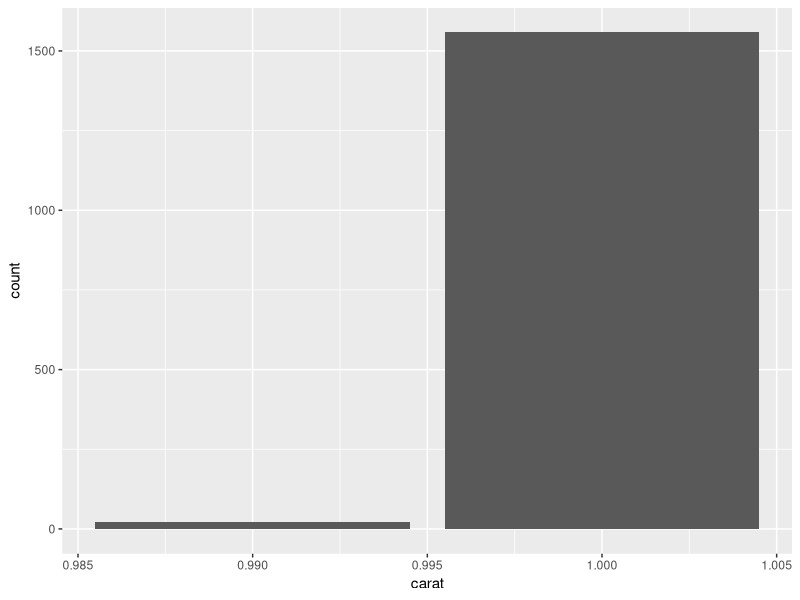
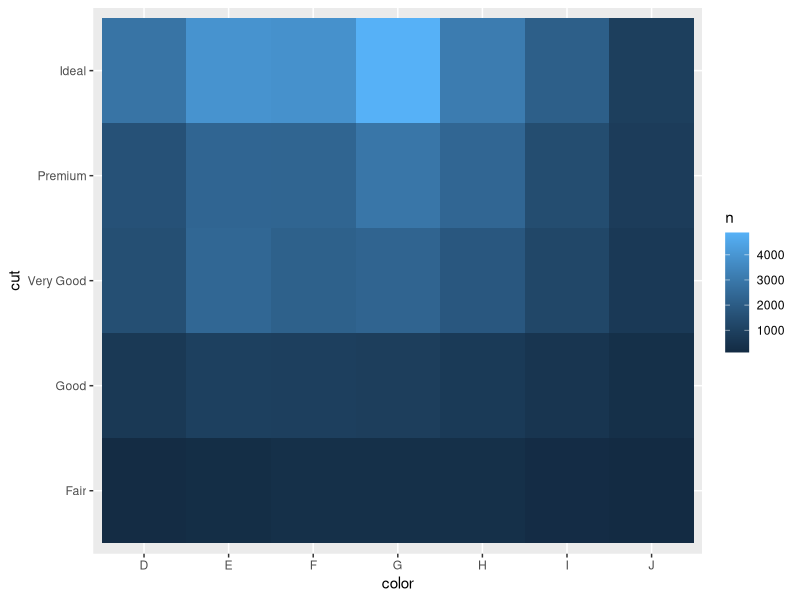
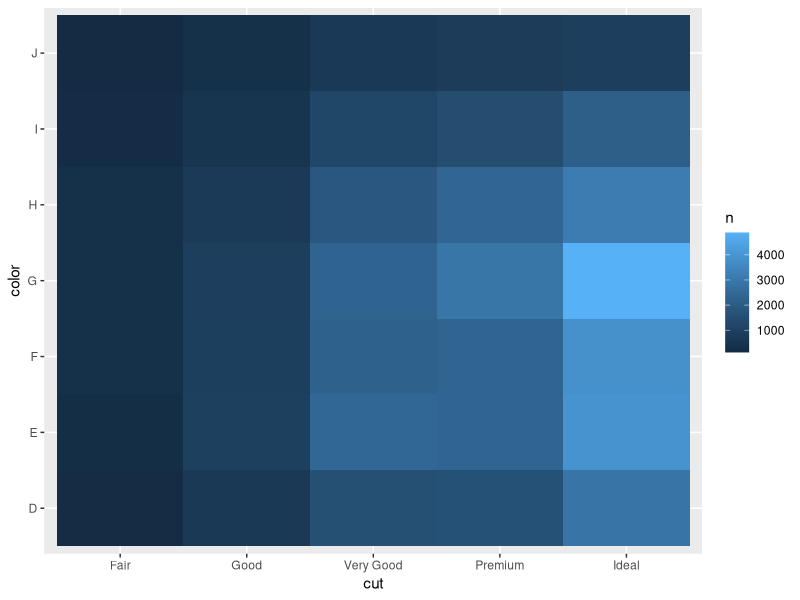
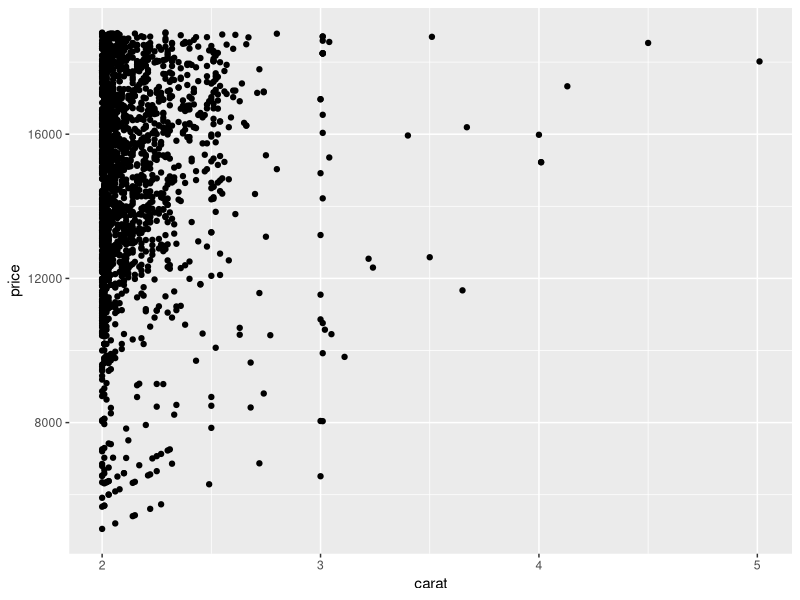
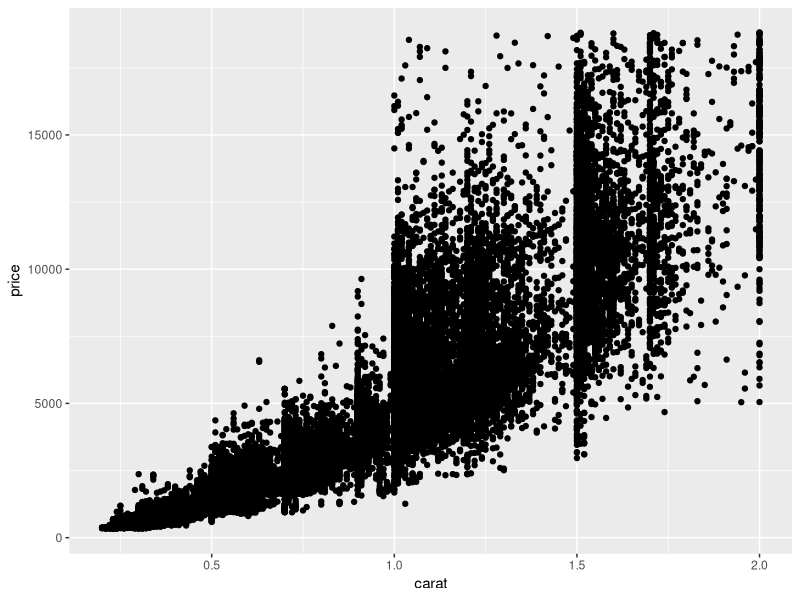

Write R code to recreate these figures, in order.
## ---- chunk 1
library(tidyverse)
view(diamonds)
w_o_three_carat <- filter(diamonds, carat <= 3)
view(w_o_three_carat)
## ---- chunk 2
carat <- filter(diamonds, carat == 0.99 | carat == 1.00)

ggplot(data = carat) +
  geom_bar(mapping = aes(x = carat))
## ---- chunk 3
carat %>% 
  count(carat)
## ---- chunk 4
diamonds %>% 
  count(color, cut) %>%  
  ggplot(mapping = aes(x = color, y = cut)) +
    geom_tile(mapping = aes(fill = n))
## ---- chunk 5
diamonds %>% 
  count(color, cut) %>%  
  ggplot(mapping = aes(x = cut, y = color)) +
    geom_tile(mapping = aes(fill = n))
## ---- chunk 6
big_diamonds <- filter(diamonds, carat >= 2.00)
ggplot(big_diamonds, aes(x = carat, y = price)) +
  geom_point()
## ---- chunk 7
small_diamonds <- filter(diamonds, carat <= 2.00)
ggplot(small_diamonds, aes(x = carat, y = price)) +
  geom_point()
